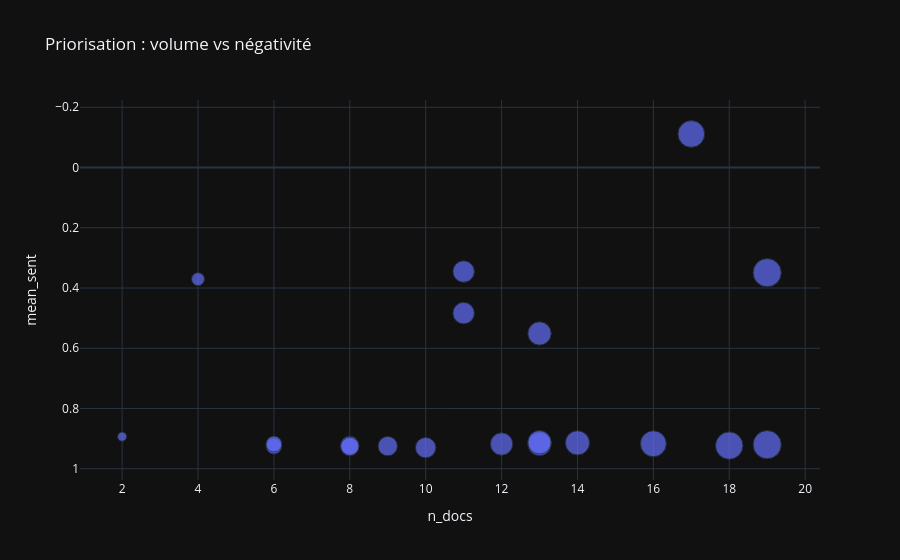

Notebook cell for this chart:
### Markdown cell above
**Scatter “prioritization”: frequency & negativity**

### Code cell
df_p = topic_stats.reset_index().copy()

fig = px.scatter(
    df_p,
    x="n_docs",
    y="mean_sent",
    size="n_docs",
    hover_data=["topic_label", "pct_neg"],
    title="Priorisation : volume vs négativité",
)
fig.update_yaxes(autorange="reversed")
fig.show()

### Figure 1 — Plotly figure (JSON) as saved in the notebook; plotly's stock layout.template omitted (floating-point values rounded to 4 significant figures)
{"data": [{"customdata": [["vraie / aimerais / ferait", 0.1053], ["scolarité / administration scolarité / scolarité finances", 0.0], ["plus / temps / tôt", 0.0], ["problème faudrait / expérience / faudrait", 0.5294], ["opportunités international / international / opportunités", 0.0], ["campus / plus / ambiance", 0.0], ["outils numériques / numériques / numériques moodle", 0.0], ["certains / plus / projets", 0.0], ["top / certains / enseignants", 0.0], ["prises / moderniser certaines / prises écrans", 0.0], ["finances ferait / communication / communication informations", 0.1818], ["charge travail / charge / travail", 0.0], ["stabiliser / stabiliser réseau / réseau campus", 0.0], ["plus / surtout disponibilité / disponibilité", 0.0], ["projets / plus / contenus", 0.0], ["accélérer / accélérer réponses / administration", 0.0], ["accompagnement / accompagnement stages / alternances", 0.0], ["garder / projet / garder cette", 0.0], ["finances ferait / scolarité finances / finances", 0.0], ["salles prises / ventilation / prises écrans", 0.0]], "hovertemplate": "n_docs=%{marker.size}<br>mean_sent=%{y}<br>topic_label=%{customdata[0]}<br>pct_neg=%{customdata[1]}<extra></extra>", "legendgroup": "", "marker": {"color": "#636efa", "size": [19, 19, 18, 17, 16, 14, 13, 13, 13, 12, 11, 11, 10, 9, 8, 8, 6, 6, 4, 2], "sizemode": "area", "sizeref": 0.0475, "symbol": "circle"}, "mode": "markers", "name": "", "orientation": "v", "showlegend": false, "x": [19, 19, 18, 17, 16, 14, 13, 13, 13, 12, 11, 11, 10, 9, 8, 8, 6, 6, 4, 2], "xaxis": "x", "y": [0.349, 0.92, 0.9231, -0.1115, 0.9169, 0.914, 0.5508, 0.9179, 0.9117, 0.9177, 0.3452, 0.4833, 0.9299, 0.9248, 0.9218, 0.9263, 0.925, 0.9177, 0.3704, 0.8934], "yaxis": "y", "type": "scatter"}], "layout": {"xaxis": {"anchor": "y", "domain": [0.0, 1.0], "title": {"text": "n_docs"}}, "yaxis": {"anchor": "x", "domain": [0.0, 1.0], "title": {"text": "mean_sent"}, "autorange": "reversed"}, "legend": {"tracegroupgap": 0, "itemsizing": "constant"}, "title": {"text": "Priorisation : volume vs négativité"}}}
